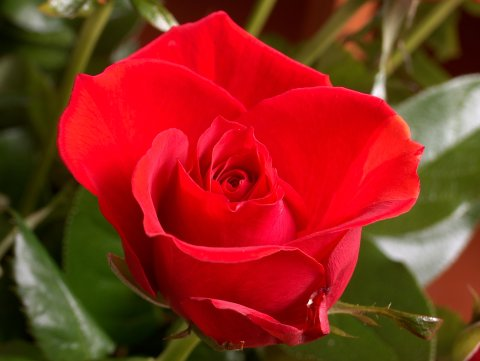
#> input picture opencv-python/img/sample1.jpg, 480 x 361 px
$ python img_arithmatic.py
#> lines starting #> are read from the running program, lines starting #| are printed output that depends on the picture
'''Write a program to perform the following image arithmetic.
a)	Image addition
b)	Image subtraction
c)	Image multiplication
d)	Image division '''

import cv2

img1= cv2.imread('img/sample1.jpg',1)
#> img1 is the input picture: shape (361, 480, 3); mean B, G, R 28.2, 43.9, 139.9
img2= cv2.imread('img/paper.jpg')
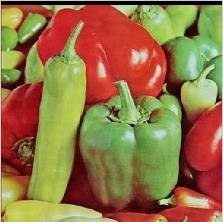
#> input picture opencv-python/img/paper.jpg, 223 x 222 px
#> img2 is the input picture: shape (222, 223, 3); mean B, G, R 67.6, 114.4, 147.2

cv2.imshow('img1 before resize',img1)
cv2.waitKey(0)

cv2.imshow('img2 before resize',img2)
cv2.waitKey(0)

img2 = cv2.resize(img2,(img1.shape[1],img1.shape[0]))
#> img2: shape (361, 480, 3)

cv2.imshow('img2 after resize',img2)
cv2.waitKey(0)

#addition

img_add= cv2.add(img1,img2)
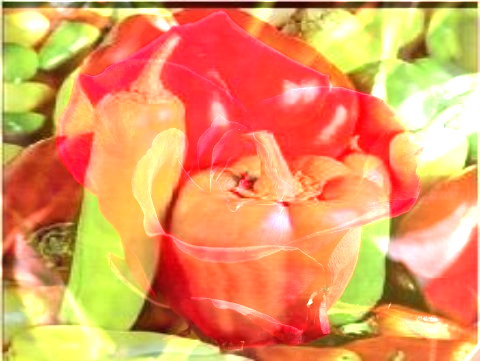
#> img_add: shape (361, 480, 3); mean B, G, R 94.8, 152.5, 229.5
cv2.imshow('after addition',img_add)
cv2.waitKey(0)

#subtraction

img_sub= cv2.subtract(img1,img2)
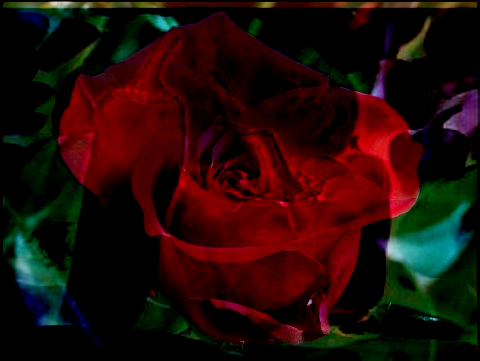
#> img_sub: shape (361, 480, 3); mean B, G, R 7.2, 10.5, 34.6
cv2.imshow('after subtraction',img_sub)
cv2.waitKey(0)

#absolute diffence

img_absdiff= cv2.absdiff(img1,img2)
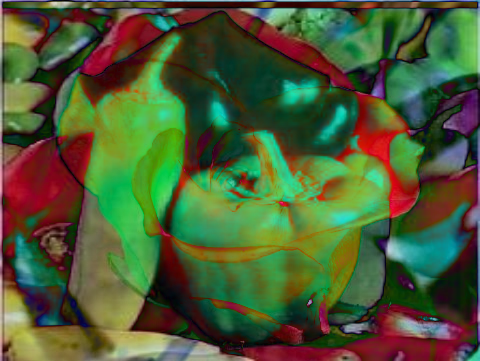
#> img_absdiff: shape (361, 480, 3); mean B, G, R 53.6, 91.2, 76.3
cv2.imshow('after absolute diff',img_absdiff)
cv2.waitKey(0)

#multiplication

img_mul= cv2.multiply(img1,img2)
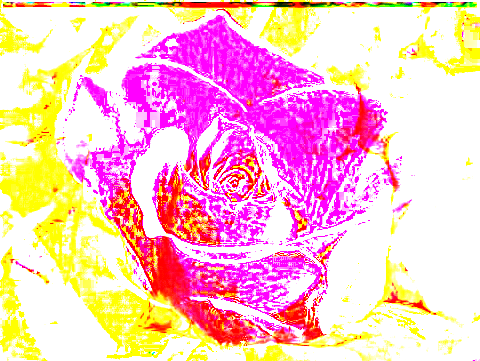
#> img_mul: shape (361, 480, 3); mean B, G, R 201.3, 194, 253.8
cv2.imshow('after multiplication',img_mul)
cv2.waitKey(0)

#division

img_div= cv2.divide(img1,img2)
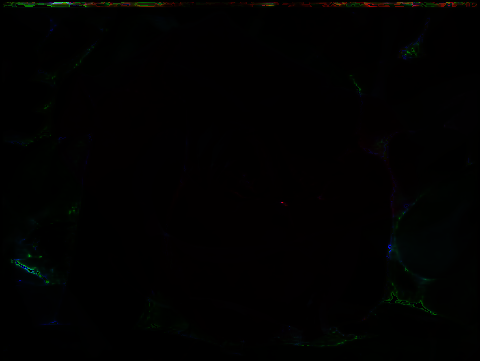
#> img_div: shape (361, 480, 3); mean B, G, R 0.8, 1.3, 1.4
cv2.imshow('after division',img_div)
cv2.waitKey(0)

#average

img_avg= cv2.addWeighted(img1,0.5,img2,0.5,0)
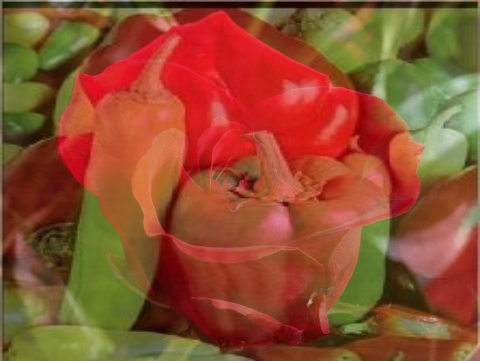
#> img_avg: shape (361, 480, 3); mean B, G, R 47.9, 79, 143.5
cv2.imshow('average of two image',img_avg)
cv2.waitKey(0)

cv2.destroyAllWindows()
